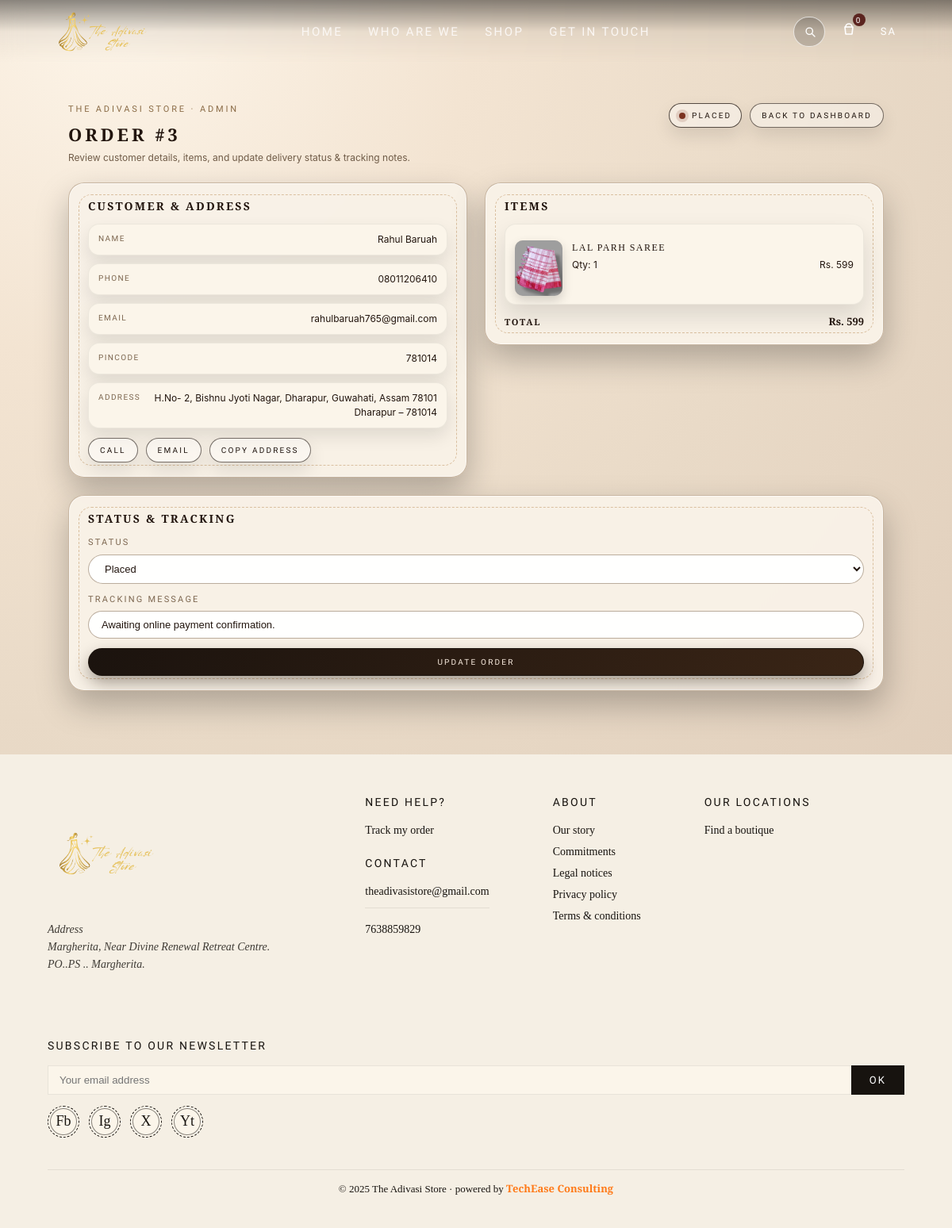
The page /admin/order/3 (signed in) on the database its author committed.
### app.py (models this page shows, shortened)
class User(UserMixin, db.Model):
    id = db.Column(db.Integer, primary_key=True)
    email = db.Column(db.String(150), unique=True, nullable=False)
    name = db.Column(db.String(150))
    password_hash = db.Column(db.String(255), nullable=False)
    is_admin = db.Column(db.Boolean, default=False)
    phone = db.Column(db.String(30))
    nearest_post_office = db.Column(db.String(150))
    pincode = db.Column(db.String(20))
    address_line1 = db.Column(db.String(255))
    address_line2 = db.Column(db.String(255))
    created_at = db.Column(db.DateTime, default=datetime.utcnow)
    @property
    def initials(self):
        if self.name:
            parts = self.name.strip().split()
            if len(parts) == 1:
                return parts[0][:2].upper()
            return (parts[0][0] + parts[-1][0]).upper()
        return (self.email[:2] if self.email else "GU").upper()

class Order(db.Model):
    id = db.Column(db.Integer, primary_key=True)
    user_id = db.Column(db.Integer, db.ForeignKey("user.id"), nullable=False)
    total_amount = db.Column(db.Float, nullable=False)
    status = db.Column(db.String(50), default="Placed")
    tracking_message = db.Column(db.String(255), default="Order received")
    razorpay_order_id = db.Column(db.String(100))
    payment_status = db.Column(db.String(50), default="Pending")  # Pending / Paid / Failed
    shipping_name = db.Column(db.String(150))
    shipping_email = db.Column(db.String(150))
    shipping_phone = db.Column(db.String(30))
    shipping_address = db.Column(db.String(255))
    shipping_post_office = db.Column(db.String(150))
    shipping_pincode = db.Column(db.String(20))
    created_at = db.Column(db.DateTime, default=datetime.utcnow)
    items = db.relationship("OrderItem", backref="order", lazy=True)

class OrderItem(db.Model):
    id = db.Column(db.Integer, primary_key=True)
    order_id = db.Column(db.Integer, db.ForeignKey("order.id"), nullable=False)
    product_name = db.Column(db.String(255), nullable=False)
    product_price = db.Column(db.Float, nullable=False)
    product_image = db.Column(db.String(500))
    product_size = db.Column(db.String(50))
    product_color = db.Column(db.String(50))
    quantity = db.Column(db.Integer, default=1)

### app.py (the view, shortened to what this page needs)
@app.route("/admin/order/<int:order_id>", methods=["GET", "POST"])
@admin_required
def admin_order_detail(order_id):
    order = Order.query.get_or_404(order_id)
    return render_template("admin_order_detail.html", order=order)

### app.py (called while the page is built, shortened)
@login_manager.user_loader
def load_user(user_id):
    return User.query.get(int(user_id))

@app.context_processor
def inject_cart_info():
    cart_count = 0
    cart_just_added = session.pop("cart_just_added", False)
    return dict(
        cart_count=int(cart_count),
        cart_just_added=bool(cart_just_added),
    )

def admin_required(fn):
    from functools import wraps
    @wraps(fn)
    def wrapper(*args, **kwargs):
        if not current_user.is_authenticated or not current_user.is_admin:
            flash("Admin access only.", "error")
            return redirect(url_for("login"))
        return fn(*args, **kwargs)
    return wrapper

### templates/admin_order_detail.html (shortened to what this page needs)
{% extends "base.html" %}
{% block content %}
<main>
  <section class="section admin-order-page">
    <div class="admin-order-shell">
      <div class="admin-order-top">
        <div>
          <div class="admin-order-kicker">The Adivasi Store · Admin</div>
          <h1 class="admin-order-title">Order #{{ order.id }}</h1>
          <p class="admin-order-sub">
            Review customer details, items, and update delivery status & tracking notes.
          </p>
        </div>
        <div class="admin-order-actions">
          <span class="status-badge">
            <span class="dot"></span>
            {{ order.status }}
          </span>
          <a class="pill-link" href="{{ url_for('admin_dashboard') }}">Back to dashboard</a>
        </div>
      </div>
      <div class="admin-order-grid">
        <div class="admin-col">
          <div class="card">
            <div class="card-inner">
              <h3 class="card-title">Customer & address</h3>
              <div class="info-list">
                <div class="info-row">
                  <div class="info-key">Name</div>
                  <div class="info-val" id="shipName">{{ order.shipping_name or "—" }}</div>
                </div>
                <div class="info-row">
                  <div class="info-key">Phone</div>
                  <div class="info-val" id="shipPhone">{{ order.shipping_phone or "—" }}</div>
                </div>
                <div class="info-row">
                  <div class="info-key">Email</div>
                  <div class="info-val" id="shipEmail">{{ order.shipping_email or "—" }}</div>
                </div>
                <div class="info-row">
                  <div class="info-key">Pincode</div>
                  <div class="info-val" id="shipPin">{{ order.shipping_pincode or "—" }}</div>
                </div>
                <div class="info-row">
                  <div class="info-key">Address</div>
                  <div class="info-val" id="shipAddr">
                    {{ order.shipping_address or "—" }}<br>
                    <span id="shipPO">{{ order.shipping_post_office or "" }}</span>{% if order.shipping_pincode %} – <span>{{ order.shipping_pincode }}</span>{% endif %}
                  </div>
                </div>
              </div>
              <div style="margin-top:12px;display:flex;gap:10px;flex-wrap:wrap;">
                {% if order.shipping_phone %}
                  <a class="pill-link" href="tel:{{ order.shipping_phone|e }}">Call</a>
                {% endif %}
                {% if order.shipping_email %}
                  <a class="pill-link" href="mailto:{{ order.shipping_email|e }}">Email</a>
                {% endif %}
                <button type="button" class="pill-link pill-copy" id="copyAddressBtn" title="Copy full address for courier">
                  Copy address
                </button>
              </div>
            </div>
          </div>
        </div>
        <div class="admin-col">
          <div class="card">
            <div class="card-inner">
              <h3 class="card-title">Items</h3>
              <div class="items-wrap">
                {% for item in order.items %}
                  <div class="item-row">
                    {% if item.product_image %}
                      <div class="item-thumb">
                        <img src="{{ item.product_image }}" alt="{{ item.product_name }}">
                      </div>
                    {% endif %}
                    <div class="item-main">
                      <div class="item-name">{{ item.product_name }}</div>
                      <div class="item-line">
                        <span>Qty: {{ item.quantity }}</span>
                        <span>Rs. {{ "%.0f"|format(item.product_price * item.quantity) }}</span>
                      </div>
                    </div>
                  </div>
                {% endfor %}
              </div>
              <div class="total-row">
                <span class="total-label">Total</span>
                <span>Rs. {{ "%.0f"|format(order.total_amount) }}</span>
              </div>
            </div>
          </div>
        </div>
        <div class="admin-col" style="flex-basis:100%;min-width:280px;">
          <div class="card">
            <div class="card-inner">
              <h3 class="card-title">Status & tracking</h3>
              <form method="POST" class="form" id="orderUpdateForm">
                <div class="field">
                  <label class="label" for="status">Status</label>
                  <select id="status" name="status" class="select">
                    {% for s in ["Placed","Packed","Shipped","Delivered","Cancelled"] %}
                      <option value="{{ s }}" {% if s == order.status %}selected{% endif %}>{{ s }}</option>
                    {% endfor %}
                  </select>
                </div>
                <div class="field">
                  <label class="label" for="tracking_message">Tracking message</label>
                  <input
                    id="tracking_message"
                    type="text"
                    name="tracking_message"
                    value="{{ order.tracking_message }}"
                    class="input"
                    placeholder="Example: Packed and ready for dispatch…"
                    required
                  >
                </div>
                <button type="submit" class="update-btn" id="updateBtn">
                  Update order
                </button>
              </form>
            </div>
          </div>
        </div>
      </div>
    </div>
  </section>
</main>
{% endblock %}

### templates/base.html (shortened to what this page needs)
<!DOCTYPE html>
<html lang="en">
<head>
  <link rel="stylesheet"
        href="https://cdnjs.cloudflare.com/ajax/libs/font-awesome/6.5.1/css/all.min.css"
 />
</head>
<body>
  <header class="site-header" id="site-header">
    <div class="site-logo">
      <a href="{{ url_for('home') }}" aria-label="Go to Home">
        <img src="{{ url_for('static', filename='images/logo22.png') }}" alt="Brand Logo">
      </a>
    </div>
    <nav class="nav-main" aria-label="Main navigation">
      <ul class="nav-links">
        <li><a href="/home">Home</a></li>
        <li><a href="/about">WHO ARE WE</a></li>
        <li><a href="/shop">Shop</a></li>
        <li><a href="/contact">Get In Touch</a></li>
      </ul>
    </nav>
    <div class="nav-actions">
      <div class="nav-search" id="nav-search">
        <button class="search-icon" id="search-button" aria-label="Search">
          <svg viewBox="0 0 24 24" aria-hidden="true">
            <circle cx="11" cy="11" r="5.5"></circle>
            <line x1="15" y1="15" x2="20" y2="20"></line>
          </svg>
        </button>
      </div>
      <div class="nav-cart" title="Cart" data-count="{{ cart_count }}">
        <svg viewBox="0 0 24 24" aria-hidden="true">
          <path d="M8 9c0-2.2 1.8-4 4-4s4 1.8 4 4"></path>
          <path d="M7 9h10l-1 9H8L7 9z"></path>
        </svg>
      </div>
      <div class="nav-login">
        {% if current_user.is_authenticated %}
          <a href="{{ url_for('profile') }}">
            <span>{{ current_user.initials }}</span>
          </a>
        {% else %}
          <a href="{{ url_for('login') }}">
            <span>Login</span>
          </a>
        {% endif %}
      </div>
    </div>
  </header>
  {% block content %}{% endblock %}
  <footer class="site-footer">
    <div class="footer-top">
      <div class="footer-logo">
        <a href="{{ url_for('home') }}" aria-label="Go to Home">
          <img src="{{ url_for('static', filename='images/logo22.png') }}" alt="Brand Footer Logo">
        </a>
        <div class="footer-address">
          <em>
            Address<br>
            Margherita, Near Divine Renewal Retreat Centre.<br>
            PO..PS .. Margherita.
          </em>
        </div>
      </div>
      <div class="footer-column">
        <div class="footer-column-title">Need Help?</div>
        <ul>
          <li><a href="{{ url_for('my_orders') }}">Track my order</a></li>
        </ul>
        <br>
        <div class="footer-column-title">Contact</div>
        <ul>
          <li><a href="mailto:theadivasistore@gmail.com">theadivasistore@gmail.com</a></li>
        </ul>
        <ul class="footer-contact-extra">
          <li><a href="tel:7638859829">7638859829</a></li>
        </ul>
      </div>
      <div class="footer-column">
        <div class="footer-column-title">About</div>
        <ul>
          <li><a href="#">Our story</a></li>
          <li><a href="#">Commitments</a></li>
          <li><a href="#">Legal notices</a></li>
          <li><a href="#">Privacy policy</a></li>
          <li><a href="#">Terms &amp; conditions</a></li>
        </ul>
      </div>
      <div class="footer-column">
        <div class="footer-column-title">Our Locations</div>
        <ul>
          <li><a href="#">Find a boutique</a></li>
        </ul>
      </div>
      <div class="footer-newsletter">
        <div class="footer-column-title">Subscribe to our Newsletter</div>
        <div class="footer-newsletter-input">
          <input type="email" placeholder="Your email address">
          <button type="button">OK</button>
        </div>
        <div class="footer-socials">
          <a href="#" class="social-badge">Fb</a>
          <a href="#" class="social-badge">Ig</a>
          <a href="#" class="social-badge">X</a>
          <a href="#" class="social-badge">Yt</a>
        </div>
      </div>
    </div>
    <div class="footer-bottom">
      <span>
  &copy; 2025 The Adivasi Store · powered by
  <a href="https://techeaseconsulting.com/"
     target="_blank"
     rel="noopener noreferrer"
     class="funky-link">
    TechEase Consulting
  </a>
</span>
    </div>
  </footer>
</body>
</html>

### rows shown on the page
User: initials "SA"
Order: id "3", status "PLACED", shipping_name "Rahul Baruah", shipping_phone "08011206410", shipping_email "rahulbaruah765@gmail.com", shipping_pincode "781014", shipping_address "H.No- 2, Bishnu Jyoti Nagar, Dharapur, Guwahati, Assam 78101", shipping_post_office "Dharapur", total_amount "599", tracking_message "Awaiting online payment confirmation."
OrderItem: product_image (picture), product_name "LAL PARH SAREE", quantity "1", item.product_price*item.quantity "599"

### other values the page prints
form field status "Placed"
